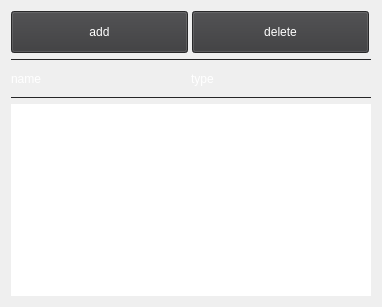
           <widget class="QWidget" name="page_2">
            <layout class="QGridLayout" name="gridLayout_2">
             <item row="0" column="0">
              <layout class="QHBoxLayout" name="horizontalLayout_3">
               <property name="spacing">
                <number>4</number>
               </property>
               <item>
                <widget class="QPushButton" name="m_pBtnAddMaterial">
                 <property name="minimumSize">
                  <size>
                   <width>177</width>
                   <height>42</height>
                  </size>
                 </property>
                 <property name="maximumSize">
                  <size>
                   <width>177</width>
                   <height>42</height>
                  </size>
                 </property>
                 <property name="focusPolicy">
                  <enum>Qt::NoFocus</enum>
                 </property>
                 <property name="styleSheet">
                  <string notr="true">color: rgba(255, 255, 255, 255);
border-image: url(:/images/btn_materal_manager.png);
background-color: rgba(57, 57, 59, 255);</string>
                 </property>
                 <property name="text">
                  <string>add</string>
                 </property>
                </widget>
               </item>
               <item>
                <widget class="QPushButton" name="m_pBtnDelMaterial">
                 <property name="minimumSize">
                  <size>
                   <width>177</width>
                   <height>42</height>
                  </size>
                 </property>
                 <property name="maximumSize">
                  <size>
                   <width>177</width>
                   <height>42</height>
                  </size>
                 </property>
                 <property name="focusPolicy">
                  <enum>Qt::NoFocus</enum>
                 </property>
                 <property name="styleSheet">
                  <string notr="true">color: rgba(255, 255, 255, 255);
background-color: rgba(57, 57, 59, 255);
border-image: url(:/images/btn_materal_manager.png);</string>
                 </property>
                 <property name="text">
                  <string>delete</string>
                 </property>
                </widget>
               </item>
              </layout>
             </item>
             <item row="2" column="0">
              <layout class="QHBoxLayout" name="horizontalLayout_4">
               <property name="spacing">
                <number>0</number>
               </property>
               <item>
                <widget class="QLabel" name="label_7">
                 <property name="sizePolicy">
                  <sizepolicy hsizetype="Preferred" vsizetype="Maximum">
                   <horstretch>0</horstretch>
                   <verstretch>0</verstretch>
                  </sizepolicy>
                 </property>
                 <property name="minimumSize">
                  <size>
                   <width>0</width>
                   <height>25</height>
                  </size>
                 </property>
                 <property name="styleSheet">
                  <string notr="true">color: rgba(255, 255, 255, 255);</string>
                 </property>
                 <property name="text">
                  <string>name</string>
                 </property>
                </widget>
               </item>
               <item>
                <widget class="QLabel" name="label_8">
                 <property name="sizePolicy">
                  <sizepolicy hsizetype="Preferred" vsizetype="Maximum">
                   <horstretch>0</horstretch>
                   <verstretch>0</verstretch>
                  </sizepolicy>
                 </property>
                 <property name="minimumSize">
                  <size>
                   <width>0</width>
                   <height>25</height>
                  </size>
                 </property>
                 <property name="styleSheet">
                  <string notr="true">color: rgba(255, 255, 255, 255);</string>
                 </property>
                 <property name="text">
                  <string>type</string>
                 </property>
                </widget>
               </item>
              </layout>
             </item>
             <item row="4" column="0">
              <widget class="QListWidget" name="m_pLWMaterial">
               <property name="sizePolicy">
                <sizepolicy hsizetype="Minimum" vsizetype="Expanding">
                 <horstretch>0</horstretch>
                 <verstretch>0</verstretch>
                </sizepolicy>
               </property>
               <property name="minimumSize">
                <size>
                 <width>360</width>
                 <height>0</height>
                </size>
               </property>
               <property name="maximumSize">
                <size>
                 <width>360</width>
                 <height>16777215</height>
                </size>
               </property>
               <property name="sizeIncrement">
                <size>
                 <width>0</width>
                 <height>0</height>
                </size>
               </property>
               <property name="focusPolicy">
                <enum>Qt::NoFocus</enum>
               </property>
               <property name="frameShape">
                <enum>QFrame::NoFrame</enum>
               </property>
              </widget>
             </item>
             <item row="1" column="0">
              <widget class="Line" name="line_2">
               <property name="minimumSize">
                <size>
                 <width>0</width>
                 <height>1</height>
                </size>
               </property>
               <property name="maximumSize">
                <size>
                 <width>16777215</width>
                 <height>1</height>
                </size>
               </property>
               <property name="styleSheet">
                <string notr="true">background-color: rgb(38, 38, 39);
border: 0px;</string>
               </property>
               <property name="orientation">
                <enum>Qt::Horizontal</enum>
               </property>
              </widget>
             </item>
             <item row="3" column="0">
              <widget class="Line" name="line_3">
               <property name="minimumSize">
                <size>
                 <width>0</width>
                 <height>1</height>
                </size>
               </property>
               <property name="maximumSize">
                <size>
                 <width>16777215</width>
                 <height>1</height>
                </size>
               </property>
               <property name="styleSheet">
                <string notr="true">background-color: rgb(38, 38, 39);
border: 0px;</string>
               </property>
               <property name="orientation">
                <enum>Qt::Horizontal</enum>
               </property>
              </widget>
             </item>
            </layout>
           </widget>
